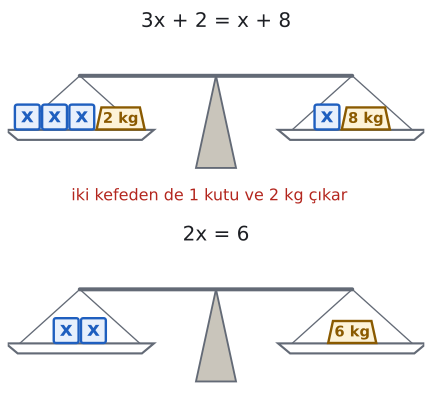

Write the Python code that produced this figure.
import sys; sys.path.insert(0, "tools")
from cizim import *

# Terazi modeli: 3x + 2 = x + 8. Her iki kefeden 1 kutu ve 2 kg çıkarılınca 2x = 6 kalır, x = 3.

def kutu(ax, x, y, s=0.62):
    ax.add_patch(patches.FancyBboxPatch((x, y), s, s, boxstyle="round,pad=0,rounding_size=0.06",
                                        fc=MAVI_ACIK, ec=MAVI, lw=1.8, zorder=4))
    ax.text(x + s / 2, y + s / 2, "x", ha="center", va="center", color=MAVI, fontsize=15, fontweight="bold", zorder=5)

def agirlik(ax, x, y, kg, en=1.2):
    ax.add_patch(patches.Polygon([(x, y), (x + en, y), (x + en - 0.12, y + 0.55), (x + 0.12, y + 0.55)],
                                 closed=True, fc=SARI_ACIK, ec=SARI, lw=1.8, zorder=4))
    ax.text(x + en / 2, y + 0.26, f"{kg} kg", ha="center", va="center", color=SARI, fontsize=11, fontweight="bold", zorder=5)

def terazi(ax, sol, sag, baslik):
    """sol, sag: ('kutu' | sayı) listeleri. Kefelere yan yana dizilir."""
    ax.set_xlim(-5.2, 5.2); ax.set_ylim(-0.6, 3.6); ax.set_aspect("equal"); ax.axis("off")
    ax.add_patch(patches.Polygon([(-0.5, -0.4), (0.5, -0.4), (0, 1.9)], closed=True, fc=CIZGI, ec=SOLUK, lw=1.4))
    ax.plot([-3.4, 3.4], [1.9, 1.9], color=SOLUK, lw=3, solid_capstyle="round")
    for cx, yuk in ((-3.4, sol), (3.4, sag)):
        ax.plot([cx, cx - 1.5], [1.9, 0.55], color=SOLUK, lw=1)
        ax.plot([cx, cx + 1.5], [1.9, 0.55], color=SOLUK, lw=1)
        ax.add_patch(patches.Polygon([(cx - 1.85, 0.55), (cx + 1.85, 0.55), (cx + 1.55, 0.3), (cx - 1.55, 0.3)],
                                     closed=True, fc="white", ec=SOLUK, lw=1.6, zorder=3))
        enler = [0.62 if o == "kutu" else 1.2 for o in yuk]
        toplam = sum(enler) + 0.06 * (len(yuk) - 1)
        px = cx - toplam / 2
        for o, e in zip(yuk, enler):
            kutu(ax, px, 0.56) if o == "kutu" else agirlik(ax, px, 0.56, o)
            px += e + 0.06
    ax.text(0, 3.25, baslik, ha="center", va="center", fontsize=15, color=YAZI)

fig, eks = plt.subplots(2, 1, figsize=(5.6, 5.2))
terazi(eks[0], ["kutu", "kutu", "kutu", 2], ["kutu", 8], "3x + 2 = x + 8")
terazi(eks[1], ["kutu", "kutu"], [6], "2x = 6")
fig.text(0.5, 0.5, "iki kefeden de 1 kutu ve 2 kg çıkar", ha="center", va="center", fontsize=12, color=KIRMIZI)
fig.subplots_adjust(hspace=0.25)
kaydet(fig, __file__)
